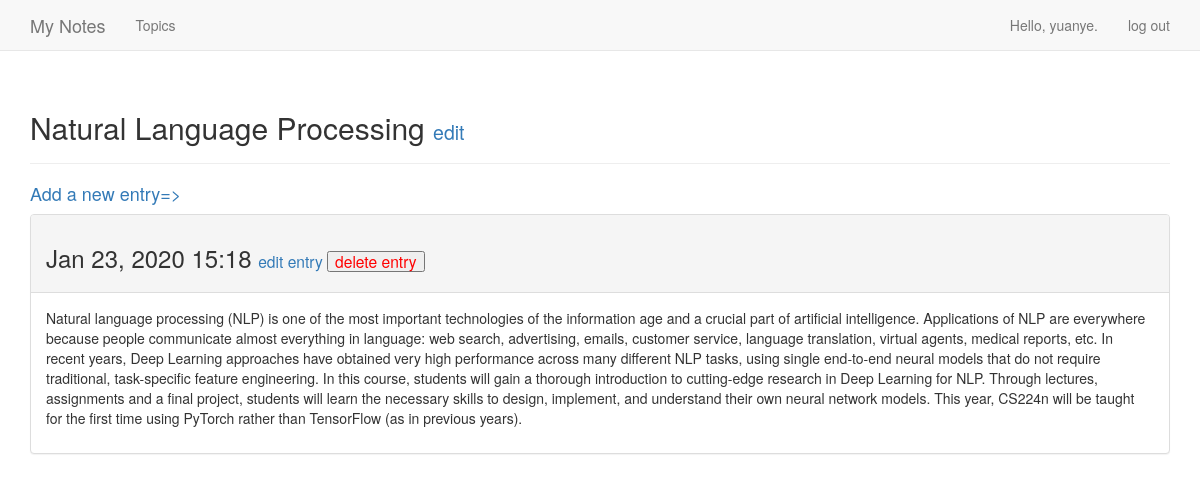
The page /topics/2/ (signed in) on the database its author committed.
### my_notes_app/models.py (models this page shows, shortened)
class Topic(models.Model):
    text = models.CharField(max_length=200)
    date_added = models.DateTimeField(auto_now_add=True)
    owner = models.ForeignKey(User, on_delete=models.CASCADE)
    def __str__(self):
        return self.text

class Entry(models.Model):
    topic = models.ForeignKey(Topic, on_delete=models.CASCADE)
    text = models.TextField()
    date_added = models.DateTimeField(auto_now_add=True)
    class Meta:
        verbose_name_plural = 'entries'

### my_notes_app/views.py (the view)
# urls.py: path('topics/<topic_id>/', views.topic, name='topic'),
@login_required
def topic(request, topic_id):
    topic_ = Topic.objects.get(id=topic_id)
    check_topic_owner(request.user, topic_)
    entries = topic_.entry_set.order_by('-date_added')
    context = {'topic': topic_, 'entries': entries}
    return render(request, 'my_notes_app/topic.html', context)

### my_notes_app/views.py (called while the page is built)
def check_topic_owner(user, topic):
    if topic.owner != user:
        raise Http404

### my_notes_app/templates/my_notes_app/topic.html (shortened to what this page needs)
{% extends 'my_notes_app/base.html'%}
{% block header %}
    <h2>
        {{ topic }}
        <small>
            <a href="{% url 'my_notes_app:edit_topic' topic.id %}">edit</a>
        </small>
    </h2>
{% endblock header %}
{% block content %}
    <h4><a href="{% url 'my_notes_app:new_entry' topic.id %}">Add a new entry=></a></h4>
    {% for entry in entries %}
        <div class="panel panel-default" id="{{ entry.id }}">
            <div class="panel-heading">
                <h3>
                    {{ entry.date_added|date:'M d, Y H:i' }}
                    <small>
                        <a href="{% url 'my_notes_app:edit_entry' entry.id %}">edit entry</a>
                        <button onclick="confirm_delete({{ entry.id }})">
                            <font color="red">
                                delete entry
                            </font>
                        </button>
                    </small>
                </h3>
            </div>
            <div class="panel-body">
                {{ entry.text|linebreaks }}
            </div>
        </div>
    {% empty %}
        <h4>There are no entries for this topic yet. Click "Add a new entry" to start your notes.</h4>
    {% endfor %}
{% endblock content %}

### my_notes_app/templates/my_notes_app/base.html (shortened to what this page needs)
{% load bootstrap3 %}
<!DOCTYPE html>
<html lang="en">
    <head>
        {% bootstrap_css %}
    </head>
    <body>
        <nav class="navbar navbar-default navbar-static-top">
            <div class="container">
                <div class="navbar-header">
                    <a class="navbar-brand" href="{% url 'my_notes_app:index' %}">
                        My Notes
                    </a>
                </div>
                <div id="navbar" class="navbar-collapse collapse">
                    <ul class="nav navbar-nav">
                        <li><a href="{% url 'my_notes_app:topics' %}">Topics</a></li>
                    </ul>
                    <ul class="nav navbar-nav navbar-right">
                        {% if user.is_authenticated %}
                            <li><a>Hello, {{ user.username }}.</a></li>
                            <li><a href="{% url 'users:logout' %}">log out</a></li>
                        {% else %}
                            <li><a href="{% url 'users:register' %}">register</a></li>
                            <li><a href="{% url 'users:login' %}">log in</a></li>
                        {% endif %}
                    </ul>
                </div>
            </div>
        </nav>
        <div class="container">
            <div class="page-header">{% block header %}{% endblock header %}</div>
            <div>{% block content %}{% endblock content %}</div>
        </div>
    </body>
</html>

### rows shown on the page
Topic: text "Natural Language Processing"
Entry: date_added "Jan 23, 2020 15:18", text "Natural language processing (NLP) is one of the most important technologies of the information age and a crucial part of artificial intelligence. Applications of NLP are everywhere because people communicate almost everything in language: web search, advertising, emails, customer service, language translation, virtual agents, medical reports, etc. In recent years, Deep Learning approaches have obtained very high performance across many different NLP tasks, using single end-to-end neural models that do not require traditional, task-specific feature engineering. In this course, students will gain a thorough introduction to cutting-edge research in Deep Learning for NLP. Through lectures,…"

### other values the page prints
{{ user.username }} "yuanye"
